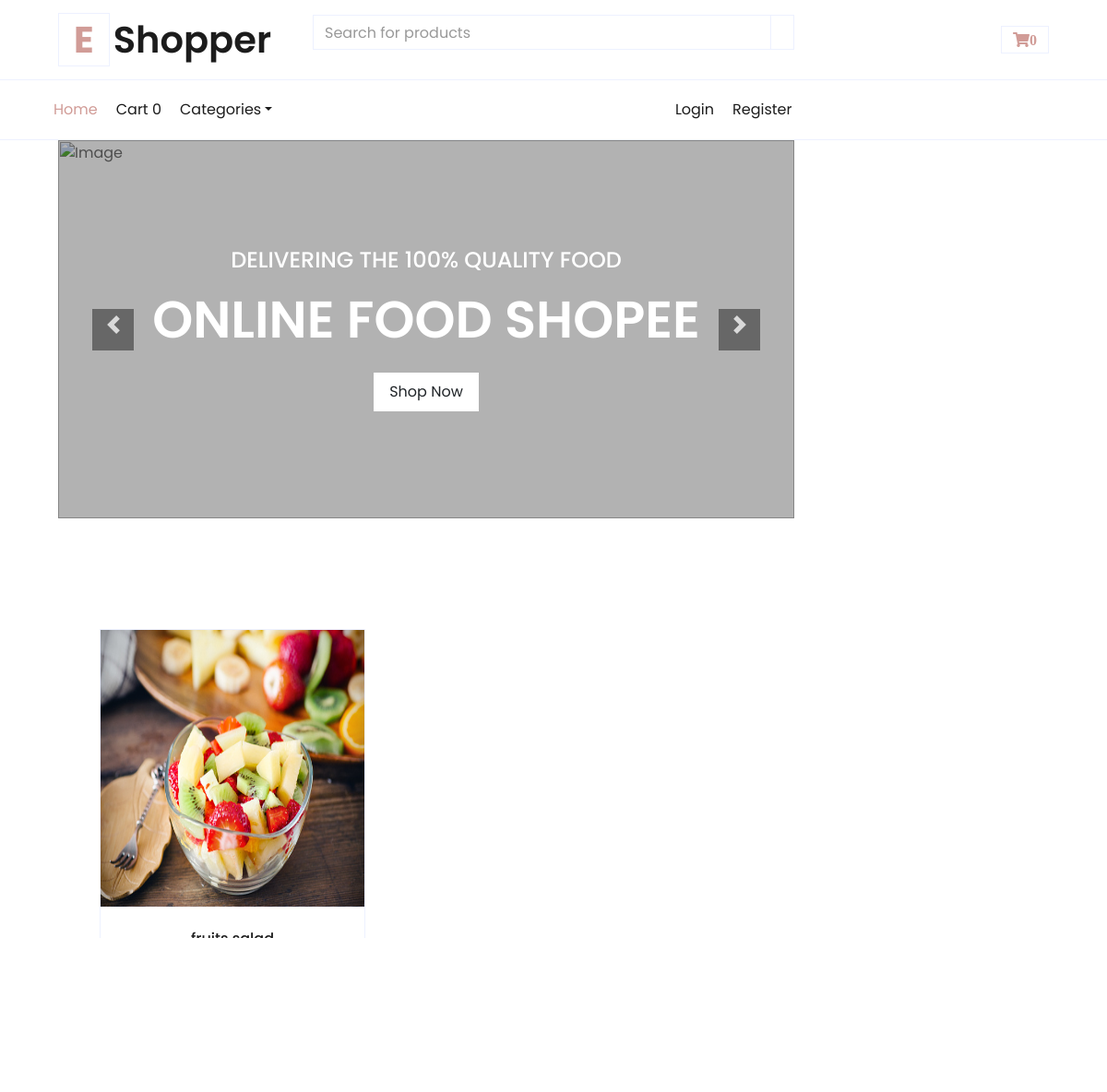
/fruits/, run on the app's committed database.
### shop/models.py (models this page shows, shortened)
class products(models.Model):
    name=models.CharField(max_length=100,unique=True)
    slug=models.SlugField(max_length=100,unique=True)
    price=models.IntegerField()
    img=models.ImageField(upload_to='product')
    desc=models.TextField()
    stock=models.IntegerField()
    available=models.BooleanField()
    category=models.ForeignKey(categ,on_delete=models.CASCADE)
    def get_url(self):
        return reverse('details',args=[self.category.slug,self.slug])

### shop/views.py (the view)
# urls.py: 2. Add a URL to urlpatterns:  path('', views.home, name='home')
def home(request,c_slug=None):
    c_page=None
    prod=None
    if c_slug!=None:
        c_page=get_object_or_404(categ,slug=c_slug)
        prod=products.objects.filter(category=c_page,available=True)
    else:
        prod=products.objects.filter(available=True)
    ct=categ.objects.all()
    paginator=Paginator(prod,4)
    try:
        page=int(request.GET.get('page','1'))
    except:
        page=1
    try:
        pro=paginator.page(page)
    except(EmptyPage,InvalidPage):
        pro=paginator.page(paginator.num_pages)
    return render(request,'index.html',{'prod':prod,'cat':ct,'pg':pro})

### cart/context_processor.py (called while the page is built)
def count(request):
    item_count=0
    if 'admin' in request.path:
        return {}
    else:
        try:
            ct=cartlist.objects.filter(cart_id=c_id(request))
            cti=items.objects.filter(cart=ct[:1])
            for c in cti:
                item_count+=c.quandity
        except cartlist.DoesNotExist:
            item_count=0
    return dict(itc=item_count)

### cart/views.py (called while the page is built)
def c_id(request):
    ct_id=request.session.session_key
    if not ct_id:
        ct_id=request.session.create()
    return ct_id

### shop/models.py (called while the page is built)
    def get_url(self):
        return reverse('prod_cat',args=[self.slug])

### templates/index.html (shortened to what this page needs)
{% extends 'base.html' %}
{% load static %}
{% block content %}
<head>
    <link href="https://cdnjs.cloudflare.com/ajax/libs/font-awesome/5.10.0/css/all.min.css" rel="stylesheet">
    <link href="{% static 'cr/lib/owlcarousel/assets/owl.carousel.min.css'%}" rel="stylesheet">
    <link href="{% static 'cr/css/style.css'%}" rel="stylesheet">
</head>
<body>
    <div class="container-fluid mb-5">
        <div class="row border-top px-xl-5">
            <div class="col-lg-9">
                <div id="header-carousel" class="carousel slide" data-ride="carousel">
                    <div class="carousel-inner">
                        <div class="carousel-item active" style="height: 410px;">
                            <img class="img-fluid" src="{% static 'cr/img/bg1.jpg'%}" alt="Image">
                            <div class="carousel-caption d-flex flex-column align-items-center justify-content-center">
                                <div class="p-3" style="max-width: 700px;">
                                    <h4 class="text-light text-uppercase font-weight-medium mb-3">Delivering the 100% quality food</h4>
                                    <h3 class="display-4 text-white font-weight-semi-bold mb-4">ONLINE FOOD SHOPEE</h3>
                                    <a href="" class="btn btn-light py-2 px-3">Shop Now</a>
                                </div>
                            </div>
                        </div>
                    </div>
                    <a class="carousel-control-prev" href="#header-carousel" data-slide="prev">
                        <div class="btn btn-dark" style="width: 45px; height: 45px;">
                            <span class="carousel-control-prev-icon mb-n2"></span>
                        </div>
                    </a>
                    <a class="carousel-control-next" href="#header-carousel" data-slide="next">
                        <div class="btn btn-dark" style="width: 45px; height: 45px;">
                            <span class="carousel-control-next-icon mb-n2"></span>
                        </div>
                    </a>
                </div>
            </div>
        </div>
    </div>
    {% for i in pg.object_list %}
    <div class="container-fluid pt-5">
       <div class="container">
            <div class="row px-xl-5 pb-3">
                <div class=" col-xs-2 col-md-4 col-sm-12 pb-1">
                    <div class="col d-flex justify-content-center">
                        <div class="card product-item border-0 mb-4 ">
                            <div class="card-header product-img position-relative overflow-hidden bg-transparent border p-0  ">
                                <img class="img-fluid w-100" src={{i.img.url}} alt="" style="width:300px; height:300px;">
                            </div>
                            <div class="card-body border-left border-right text-center p-0 pt-4 pb-3">
                                <h6 class="text-truncate mb-3">{{i.name}}</h6>
                                <div class="d-flex justify-content-center">
                                <h6></h6><h6 class="">{{i.price}}rs</h6>
                                </div>
                            </div>
                        </div>
                    </div>
                        <a href={{i.get_url}} class="btn btn-sm text-dark p-0"><i class="fas fa-eye text-primary mr-1"></i>View Detail</a>
                </div>
            </div>
        </div>
            {% endfor %}
            <center>
                {% for p in pg.paginator.page_range %}
                    <a href="?page={{p}}" class="btn btn-primary btn-sm {% if pg.number == p %} active {% endif %}">{{p}}</a>
                {% endfor %}
                </center>
        </div>
</body>
{% endblock %}

### data on the page
products: img (picture), name "fruits salad"

### other printed values
{{ itc }} "0"
